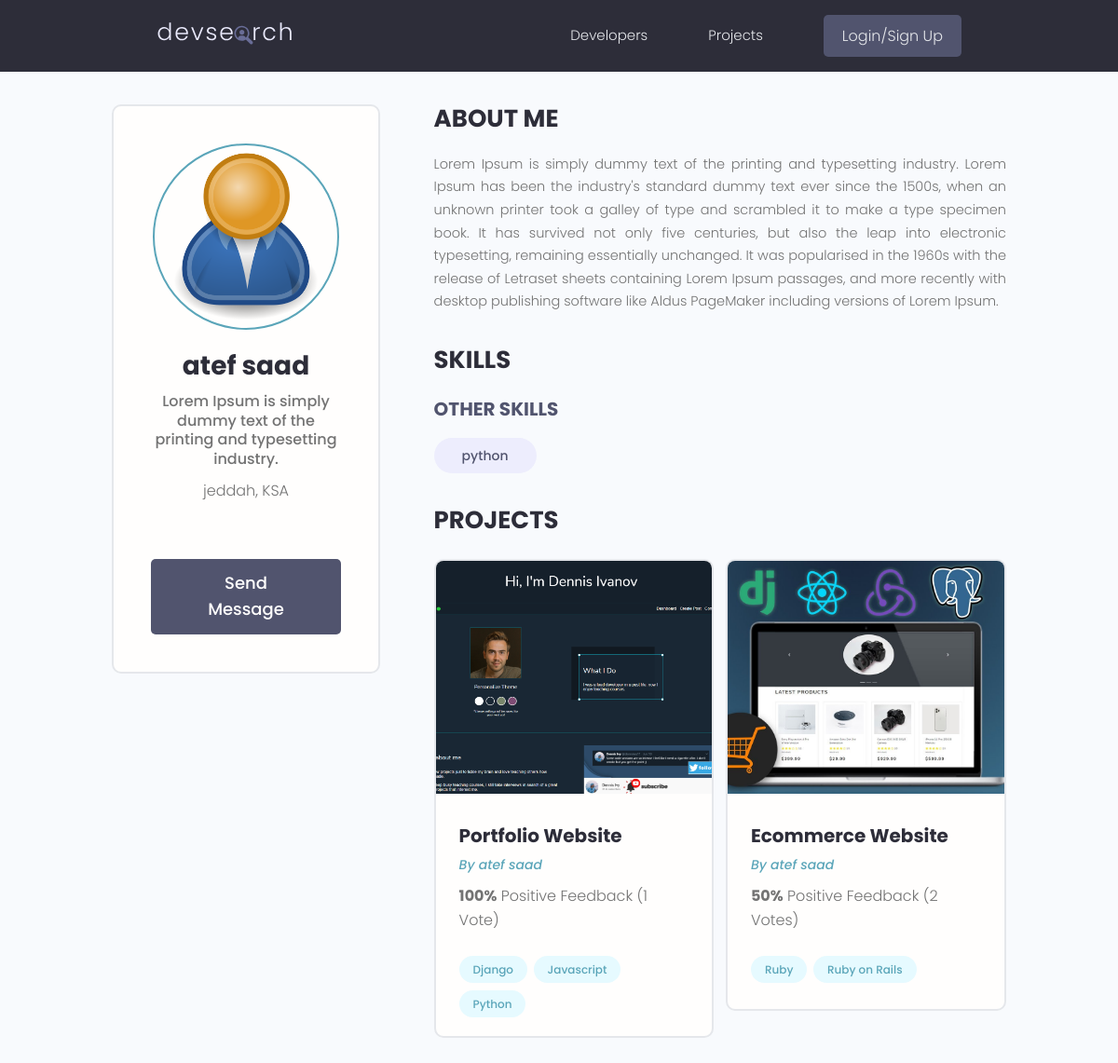
The page /profile/ff5e9a6d-7663-4baf-87d2-67ec07af1733 on the database its author committed.
### users/models.py (models this page shows, shortened)
class Profile(models.Model):
    id = models.UUIDField(primary_key=True, unique=True, default=uuid.uuid4, editable=False)
    created_at = models.DateTimeField(auto_now_add=True)
    updated_at = models.DateTimeField(auto_now=True)
    name = models.CharField(max_length=200, null=True, blank=True)
    username = models.CharField(max_length=200, null=True, blank=True)
    location = models.CharField(max_length=200, null=True, blank=True)
    email = models.EmailField(max_length=500, null=True, blank=True)
    short_intro = models.CharField(max_length=200, null=True, blank=True)
    bio = models.TextField(null=True, blank=True)
    profile_image = models.ImageField(null=True, blank=True, default='profiles/user-default.png', upload_to='profiles/')
    social_github = models.CharField(max_length=200, null=True, blank=True)
    social_twitter = models.CharField(max_length=200, null=True, blank=True)
    social_facebook = models.CharField(max_length=200, null=True, blank=True)
    social_linkedin = models.CharField(max_length=200, null=True, blank=True)
    social_youtube = models.CharField(max_length=200, null=True, blank=True)
    social_website = models.CharField(max_length=200, null=True, blank=True)
    user = models.OneToOneField(User, on_delete=models.CASCADE, null=True, blank=True)
    class Meta:
        ordering = ["-created_at"]
    @property
    def imageURL(self):
        try:
            url = self.profile_image.url
        except:
            url = ''
        return url

class Skill(models.Model):
    id = models.UUIDField(primary_key=True, unique=True, default=uuid.uuid4, editable=False)
    created_at = models.DateTimeField(auto_now_add=True)
    updated_at = models.DateTimeField(auto_now=True)
    name = models.CharField(max_length=200, null=True, blank=True)
    description = models.TextField(null=True, blank=True)
    owner = models.ForeignKey('Profile', on_delete=models.CASCADE, null=True, blank=True)
    def __str__(self):
        return str(self.name)

### projects/models.py (models this page shows, shortened)
class Project(models.Model):
    id = models.UUIDField(primary_key=True, unique=True, default=uuid.uuid4, editable=False)
    created_at = models.DateTimeField(auto_now_add=True)
    updated_at = models.DateTimeField(auto_now=True)
    title = models.CharField(max_length=200)
    description = models.TextField(null=True, blank=True)
    demo_link = models.CharField(max_length=2000, null=True, blank=True)
    source_link = models.CharField(max_length=2000, null=True, blank=True)
    vote_total = models.IntegerField(default=0, null=True, blank=True)
    vote_ratio = models.IntegerField(default=0, null=True, blank=True)
    feature_image = models.ImageField(null=True, blank=True, default='projects/default.jpg', upload_to='projects/')
    tags = models.ManyToManyField('Tag', blank=True)
    owner = models.ForeignKey('users.Profile', on_delete=models.CASCADE, null=True, blank=True)
    class Meta:
        ordering = ["-vote_ratio", "-vote_total", "title"]
    @property
    def imageURL(self):
        try:
            url = self.feature_image.url
        except:
            url = ''
        return url

class Tag(models.Model):
    id = models.UUIDField(primary_key=True, unique=True, default=uuid.uuid4, editable=False)
    created_at = models.DateTimeField(auto_now_add=True)
    updated_at = models.DateTimeField(auto_now=True)
    name = models.CharField(max_length=50)

### users/views.py (the view)
# urls.py: path("profile/<str:pk>", views.userProfile, name="user-profile"),
def userProfile(request, pk):
    profile = Profile.objects.get(id=pk)
    topSkill = profile.skill_set.exclude(description__exact="")
    otherSkill = profile.skill_set.filter(description="")
    context = {'profile': profile, 'topSkill':topSkill, 'otherSkill':otherSkill}
    return render(request,'users/user-profile.html', context)

### users/templates/users/user-profile.html (shortened to what this page needs)
{% extends 'main.html' %}
{% block content %}
  <main class="profile my-md">
    <div class="container">
      <div class="layout">
        <div class="column column--1of3">
          <div class="card text-center">
            <div class="card__body dev">
              <img class="avatar avatar--xl" src="{{ profile.imageURL }}" />
              <h2 class="dev__name">{{ profile.name }}</h2>
              <p class="dev__title">{{ profile.short_intro }}</p>
              <p class="dev__location">{{ profile.location }}</p>
              {% if request.user.profile.id != profile.id %}
                <a href="{% url 'create-message' profile.id %}" class="btn btn--sub btn--lg">Send Message </a>
              {% endif %}
            </div>
          </div>
        </div>
        <div class="column column--2of3">
          <div class="devInfo">
            <h3 class="devInfo__title">About Me</h3>
            <p class="devInfo__about">{{profile.bio}}</p>
          </div>
          <div class="devInfo">
            <h3 class="devInfo__title">Skills</h3>
            <div class="devInfo__skills">
              <h3 class="devInfo__subtitle">Other Skills</h3>
              <div class="devInfo__otherSkills">
                {% for skill in otherSkill  %}
                  <span class="tag tag--pill tag--sub tag--lg">
                    <small>{{skill}}</small>
                  </span>
                {% endfor %}
              </div>
            </div>
          </div>
          <div class="devInfo">
            <h3 class="devInfo__title">Projects</h3>
            <div class="grid grid--two">
              {% for project in profile.project_set.all %}
                <div class="column">
                  <div class="card project">
                    <a href="{% url 'project' project.id %}" class="project">
                      <img class="project__thumbnail" src="{{project.imageURL}}" alt="project thumbnail" />
                      <div class="card__body">
                        <h3 class="project__title">{{project.title}}</h3>
                        <p><a class="project__author" href="{% url 'user-profile' project.owner.id %}">By {{project.owner.name}}</a></p>
                        <p class="project--rating">
                          <span style="font-weight: bold;">{{project.vote_ratio}}%</span> Positive
                          Feedback ({{project.vote_total}} Vote{{project.vote_total|pluralize:"s"}})
                        </p>
                        <div class="project__tags">
                          {% for tag in project.tags.all %}
                            <span class="tag tag--pill tag--main">
                                <small>{{tag.name}}</small>
                            </span>
                          {% endfor %}
                        </div>
                      </div>
                    </a>
                  </div>
                </div>
              {% endfor %}
            </div>
          </div>
        </div>
      </div>
    </div>
  </main>
{% endblock content %}

### static/styles/app.css (style rules this page uses)
:root { --color-sub: #2d2d39; }
.btn--sub { background-color: var(--color-sub-light); }
.card { border: 2px solid var(--color-light); }
img { width: 100%; }
.profile .card > .dev { padding: 4rem; }
.dev__name { color: var(--color-sub); font-size: 2.8rem; font-weight: 700; margin-top: 1rem; margin-bottom: 0.5rem; }
.dev__title { font-size: 1.6rem; font-weight: 500; line-height: 1.3; }
.dev__location { margin-top: 1rem; }
.devInfo { margin-bottom: 3rem; }
.devInfo__title, .devInfo__subtitle { font-size: 2.6rem; color: var(--color-sub); text-transform: uppercase; font-weight: 700; margin-bottom: 1.5rem; }
.devInfo__subtitle { font-size: 2rem; color: var(--color-sub-light); }
.devInfo__about, .devSkill__info { font-size: 1.45rem; line-height: 1.7; text-align: justify; }
.project__author { font-size: 1.4rem; font-style: italic; }
.project--rating { margin-bottom: 1.6em; margin-top: .5em; }
.project__thumbnail { height: 25rem; object-fit: cover; object-position: top center; }
.project__title { font-size: 2rem; font-weight: 700; color: var(--color-sub); }

### static/uikit/styles/modules/_variables.css (style rules this page uses)
:root { --color-main: #5aa5b9; --color-main-light: #e6faff; --color-sub: #3f4156; --color-sub-light: #51546e; --color-sub-lighter: #ededfd; --color-text: #737373; --color-gray: #8b8b8b; --color-light: #e5e7eb; --color-light-gray: #767676; --color-bg: #f8fafd; --color-white: #fffefd; --color-white-light: #f3f3f3; --color-success: #359e64; --color-success-bg: #def8e8; --color-error: #fc4b0b; --color-error-bg: #fff2ee; --font-base: 'Poppins', arial, helvetica, 'Segoe UI', roboto, ubuntu, sans-serif; --font-monospace: 'Fira Code', 'Courier New', courier, monospace; --font-regular: 300; --font-medium: 500; --font-bold: 700; --generic-shadow: 1px 1px 5px #00000010; --generic-transition: all 0.3s ease-in-out; }

### static/uikit/styles/modules/_base.css (style rules this page uses)
* { margin: 0; padding: 0; box-sizing: border-box; text-rendering: optimizeLegibility; color: inherit; font-size: inherit; }
html { font-size: 50%; }
@media only screen and (min-width: 480px) { html { font-size: 56.25%; } }
@media only screen and (min-width: 1200px) { html { font-size: 62.5%; } }
body { line-height: 1.6; font-weight: 400; font-size: 1.5rem; color: var(--color-text); background-color: var(--color-bg); min-height: 100vh; }

### static/uikit/styles/modules/_typography.css (style rules this page uses)
* { font-family: var(--font-base); }
h2 { font-size: 3.6rem; font-weight: var(--font-bold); }
h3 { font-size: 3.2rem; font-weight: var(--font-medium); }
p, span, strong { font-size: 1.6rem; color: var(--color-text); font-weight: var(--font-regular); }
a { padding-bottom: 2px; text-decoration: none; display: inline-block; color: var(--color-main); font-weight: var(--font-medium); }

### static/uikit/styles/modules/_utilities.css (style rules this page uses)
.container { width: 92%; max-width: 165rem; margin: 0 auto; box-sizing: border-box; }
@media screen and (min-width: 1000px) { .container { width: 90%; } }
@media screen and (min-width: 1200px) { .container { width: 80%; } }
.text-center { text-align: center; }
.my-md { margin: 3rem auto; }

### static/uikit/styles/modules/_avatar.css (style rules this page uses)
.avatar { border-radius: 50%; border: 2px solid var(--color-main); object-fit: cover; }
.avatar--xl { height: 20rem; width: 20rem; }

### static/uikit/styles/modules/_button.css (style rules this page uses)
.btn { display: inline-block; position: relative; cursor: pointer; background-color: var(--color-light); font-weight: var(--font-medium); color: var(--color-sub); text-decoration: none; padding: 1rem 2rem; border-radius: 0.5rem; border: none; width: -webkit-fit-content; width: -moz-fit-content; width: fit-content; height: -webkit-fit-content; height: -moz-fit-content; height: fit-content; font-size: 1.6rem; outline-width: 0; outline-color: transparent; -webkit-backface-visibility: hidden; backface-visibility: hidden; transition: all 0.3s ease-in-out; }
.btn--sub { background-color: var(--color-sub); color: var(--color-white); }
.btn--lg { font-size: 1.8rem; padding: 1.2rem 4.5rem; }

### static/uikit/styles/modules/_card.css (style rules this page uses)
.card { border-radius: 1rem; background-color: var(--color-white); border: 1.5px solid var(--color-light); width: auto; height: auto; margin-top: 0.5rem; margin-bottom: 0.5rem; overflow: hidden; }
.card__body, .card__header { padding: 2rem 2.5rem; }

### static/uikit/styles/modules/_grid.css (style rules this page uses)
.grid { display: flex; flex-wrap: wrap; justify-content: flex-start; align-items: stretch; }
.grid > .column { min-width: 28rem; margin-bottom: 2.5rem; }
.grid--two > .column { flex-basis: 100%; }
@media screen and (min-width: 800px) { .grid--two { margin-right: -2%; } }
@media screen and (min-width: 800px) { .grid--two > .column { margin-right: 2%; } }
@media screen and (min-width: 800px) { .grid--two > .column { flex-basis: 48%; } }

### rows shown on the page
Profile: imageURL (placeholder picture), name "atef saad", short_intro "Lorem Ipsum is simply dummy text of the printing and typesetting industry.", location "jeddah, KSA", bio "Lorem Ipsum is simply dummy text of the printing and typesetting industry. Lorem Ipsum has been the industry's standard dummy text ever since the 1500s, when an unknown printer took a galley of type and scrambled it to make a type specimen book. It has survived not only five centuries, but also the leap into electronic typesetting, remaining essentially unchanged. It was popularised in the 1960s with the release of Letraset sheets containing Lorem Ipsum passages, and more recently with desktop publishing software like Aldus PageMaker including versions of Lorem Ipsum."
Skill: name "python"
Project: imageURL (picture), title "Portfolio Website", owner.name "atef saad", vote_ratio "100", vote_total "1"
Tag: name "Django"
Tag: name "Javascript"
Tag: name "Python"
Project: imageURL (picture), title "Ecommerce Website", owner.name "atef saad", vote_ratio "50", vote_total "2"
Tag: name "Ruby"
Tag: name "Ruby on Rails"
